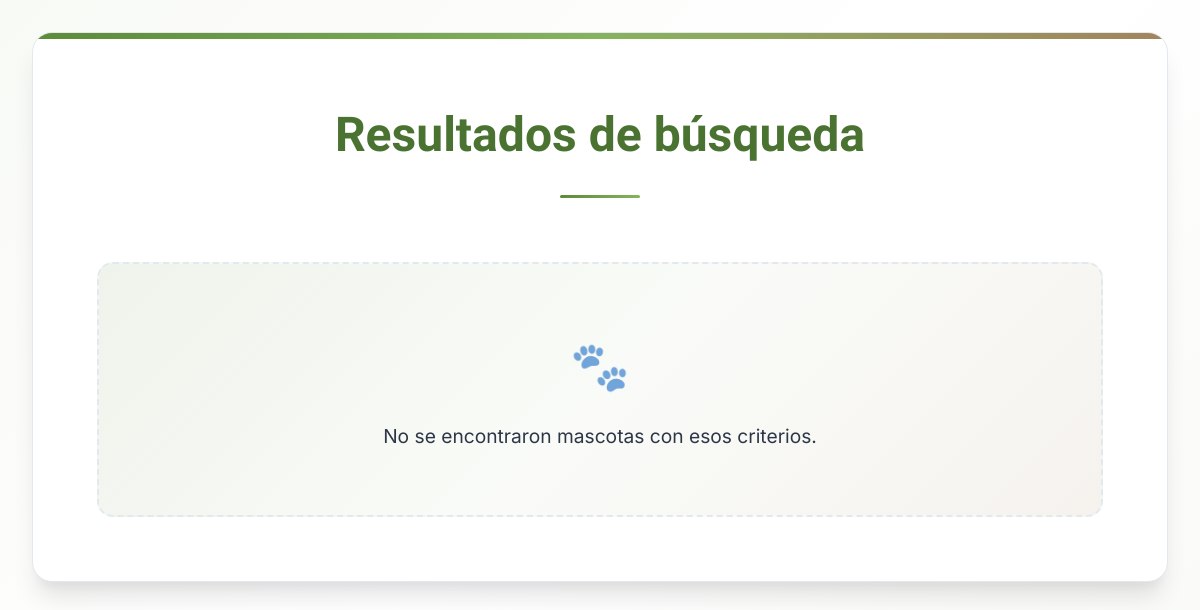
The page /Codigo/buscar.php?tipo=perro on the database as committed earlier.
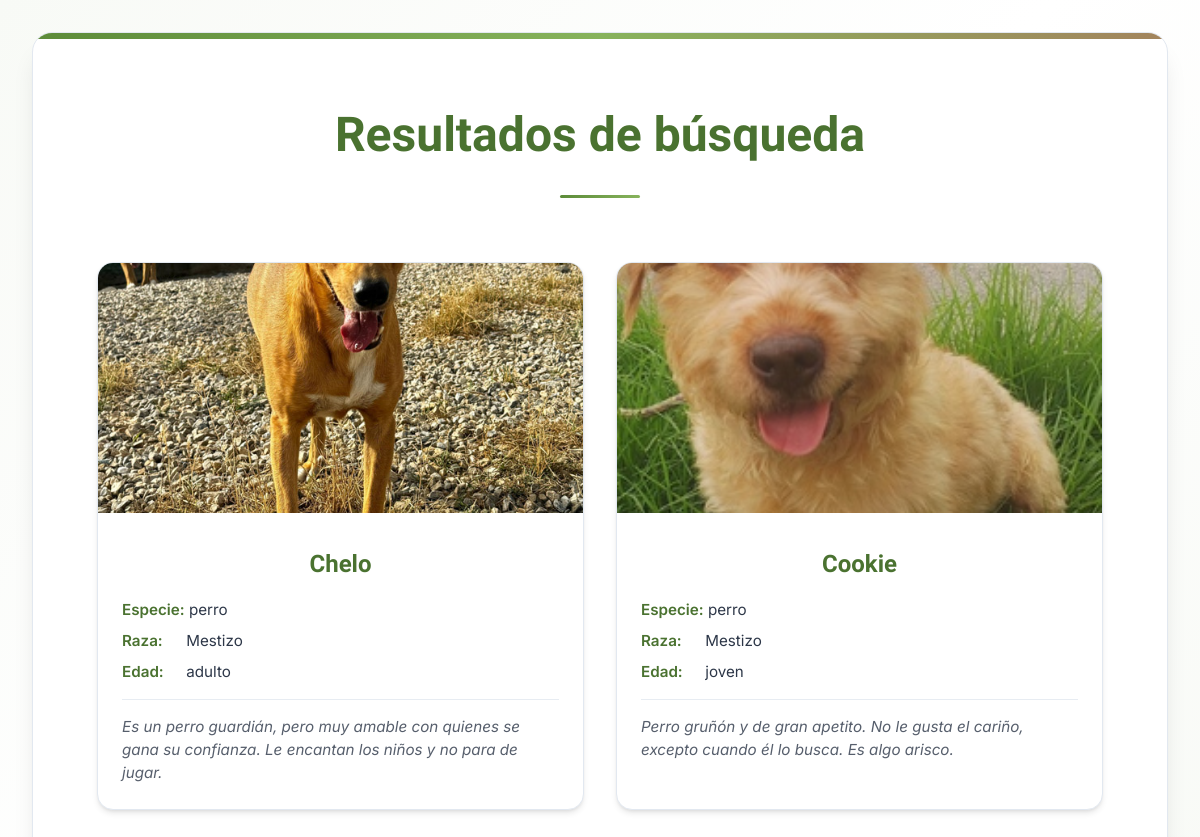
The same page on the database as committed later.
### tables this page shows
CREATE TABLE `mascotas` (
  `id` int(11) NOT NULL,
  `nombre` varchar(50) NOT NULL,
  `especie` enum('perro','gato','otro') DEFAULT 'perro',
  `raza` varchar(50) DEFAULT NULL,
  `sexo` enum('macho','hembra','desconocido') DEFAULT 'desconocido',
  `edad_categoria` enum('cachorro','joven','adulto','mayor') DEFAULT NULL,
  `tamano` enum('pequeño','mediano','grande','desconocido') DEFAULT 'desconocido',
  `pelaje` enum('sin_pelo','corto','medio','largo') DEFAULT NULL,
  `color` varchar(50) DEFAULT NULL,
  `comportamiento` enum('entrenado','cuidados_especiales','ninguno') DEFAULT NULL,
  `dias_mhac` int(11) DEFAULT 0,
  `descripcion` text DEFAULT NULL,
  `estado` enum('en_adopcion','adoptado','perdido','encontrado') DEFAULT 'en_adopcion',
  `foto` varchar(255) DEFAULT NULL,
  `refugio_id` int(11) DEFAULT NULL,
  `fecha_alta` datetime DEFAULT current_timestamp()
);

### Codigo/buscar.php (the view, shortened to what this page needs)
<?php
include("conexion.php");
$especie = isset($_GET['tipo']) ? trim($_GET['tipo']) : '';
$sql = "SELECT * FROM mascotas WHERE 1=1";
$params = [];
$types = "";
if (!empty($especie)) {
    $sql .= " AND especie LIKE ?";
    $params[] = "%$especie%";
    $types .= "s";
}
$stmt = $conn->prepare($sql);
if (!empty($params)) {
    $stmt->bind_param($types, ...$params);
}
$stmt->execute();
$result = $stmt->get_result();
?>
<!DOCTYPE html>
<html lang="es">
<head>
    <link rel="stylesheet" href="css/buscar.css">
</head>
<body>
<main class="contenido-principal">
    <div class="resultados-busqueda">
        <h1>Resultados de búsqueda</h1>
        <?php if ($result->num_rows > 0): ?>
            <div class="grid">
                <?php while($m = $result->fetch_assoc()): ?>
                    <div class="card">
                        <img src="imagenes/<?= htmlspecialchars($m['foto']) ?>" alt="<?= htmlspecialchars($m['nombre']) ?>">
                        <h3><?= htmlspecialchars($m['nombre']) ?></h3>
                        <p><strong>Especie:</strong> <?= htmlspecialchars($m['especie']) ?></p>
                        <p><strong>Raza:</strong> <?= htmlspecialchars($m['raza']) ?></p>
                        <p><strong>Edad:</strong> <?= htmlspecialchars($m['edad_categoria']) ?></p>
                        <p><?= htmlspecialchars($m['descripcion']) ?></p>
                    </div>
                <?php endwhile; ?>
            </div>
        <?php else: ?>
            <p>No se encontraron mascotas con esos criterios.</p>
        <?php endif; ?>
    </div>
</main>
</body>
</html>

Rows that differ between the two databases and show on the page:
added mascotas: foto (picture), nombre "Chelo", especie "perro", raza "Mestizo", edad_categoria "adulto", descripcion "Es un perro guardián, pero muy amable con quienes se gana su confianza. Le encantan los niños y no para de jugar."
added mascotas: foto (picture), nombre "Cookie", especie "perro", raza "Mestizo", edad_categoria "joven", descripcion "Perro gruñón y de gran apetito. No le gusta el cariño, excepto cuando él lo busca. Es algo arisco."
Other text that changed with them:
text no longer shown: "No se encontraron mascotas con esos criterios."
